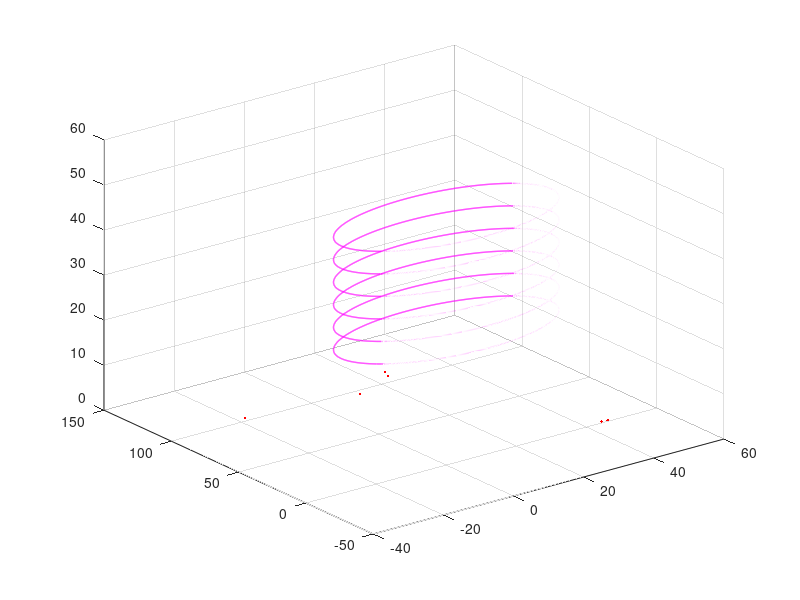

This chart was generated by the following MATLAB code: (Note: this script raises an error after producing the figure.)
clear all;
clc;
figure;
%%%%%%可设的基本参数%%%%%
global r;
NUAV=6;%%给出天上盘旋的无人机数量
Npoint=6;%%给出目标点数量
v=10;%给出飞行速度
r=30;%给出盘旋半径
g=9.8;
hmin=30;%给出飞机最小盘旋高度
h=5;%给出飞机高度间隔
H=[hmin:h:hmin+h*NUAV-h]';%生成每架飞机高度列表
%计算每架飞机对应的平抛距离
for i=1:NUAV
    paolenth(i)=v*sqrt(2*H(i)/g);
end
%%%%生成场地和目标点坐标,这是侦查组会给我的信息%%%%%%%
P=rand(Npoint,2);
P(:,1)=P(:,1)*100-50;
P(:,2)=P(:,2)*300-150;
P=[P zeros(Npoint,1)];
plot3(P(:,1),P(:,2),P(:,3),'r.');%画出目标点
hold on;
grid;
%%%把目标点按离圆心的距离排序,先排够打一轮的%%%
for i=1:NUAV
    for j=1:Npoint
        s=sqrt(P(j,1)^2+P(j,2)^2);%找出离圆心最近的点
        if j==1
            s0=s;
            n=1;
        end
        if s<s0
            s0=s;
            n=j;%目标点n为飞机i的攻击点，水平与i距离s0
        end
    end
        Prank(i,1)=P(n,1);
        Prank(i,2)=P(n,2);
        P(n,1)=10000;P(n,2)=10000;%把找过的好点弄出去
        Prank(i,3)=H(i);%不降高的投掷点
        pointlenth(i)=s0;%储存点到圆心的距离
end
%%%%%%%%%%%%%%%%生成飞机盘旋轨道%%%%%%%%
for i=1:NUAV
theta=0:pi/1800:2*pi;
Circlex=r*cos(theta);
Circley=r*sin(theta);
Circlez=H(i)*ones(1,3601);
plot3(Circlex,Circley,Circlez,'m','Linewidth',1);
hold on;
end
%%%%%%%%%%飞机逆时针飞行%%%%%%%%%
%%%@@@@@@@@@@@起飞模式切盘旋的航点是（r,0,H(i)），避免相撞从最上层开始盘
%%%%%%%%%画路径%%%%%
Ptou=zeros(NUAV,2);%生成投放点位置储存矩阵
Ptou=[Ptou H];
for i=1:NUAV
    R=sqrt(r^2+paolenth(i)^2);
     goal=[Prank(i,1) Prank(i,2)];
    if pointlenth(i)>=R%%%%%目标点在圆外且切线长足够平抛%%%%%%%
       tan=point_tangency(goal);
       point1=tan;
       point2=goal-(goal-tan)/norm(goal-tan)*paolenth(i);
       plot3(point1(1),point1(2),H(i),'gO');%画point1(绿o）,在这一点盘旋转平飞
        plot3(point2(1),point2(2),H(i),'g*');%画point2(绿*),在这一点释放沙包、平飞切降落
        plot3( [point1(1),goal(1)],[point1(2),goal(2)], [H(i),H(i)],'g-'); 
        hold on;
    end
    if pointlenth(i)<R&&pointlenth(i)>=r%%%%目标点在圆外然而切线长不够平抛%%%%
        tan=point_tangency(goal);
        tanlenth=norm(tan-goal);
%         Ptangency(i,1)=-tan(1);
%         Ptangency(i,2)=-tan(2);
        point1=-tan;
        aaa=(paolenth(i)-tanlenth)*(tan-goal)/tanlenth;
        point2=point1+aaa;
        point3=tan+aaa;
        plot3(point1(1),point1(2),H(i),'bo');%画point1（蓝+，切点的中心对称点），在这一点盘旋转平飞
        plot3(point2(1),point2(2),H(i),'b+');%画point2（蓝+）在这一点平飞转盘旋
        plot3(point3(1),point3(2),H(i),'b*');%画point3（蓝+）在这一点释放沙包、平飞切降落
        plot3( [point1(1),point2(1)],[point1(2),point2(2)], [H(i),H(i)],'b-');
        plot3( [point3(1),goal(1)],[point3(2),goal(2)], [H(i),H(i)],'b-');
        hold on;
    end
    if pointlenth(i)<r
        if pointlenth(i)==0
            goal=goal+0.0000001;
        end
        point1=-goal/pointlenth(i)*r;
        point1=[point1 0];
        w=[0 0 1];
        bbb=cross(w,point1);
        bbb=[bbb(1) bbb(2)];
        point1=[point1(1) point1(2)];
        point2=point1+bbb;
        point3=2*bbb;
        point5=goal/pointlenth(i)*(pointlenth(i)+paolenth(i));
        point4=point3+point5;
        plot3(point1(1),point1(2),H(i),'mo');%画point1（粉*），在这一点盘旋转平飞
        plot3(point2(1),point2(2),H(i),'m+');%画point2（粉*），在这一点平飞转盘旋
        plot3(point3(1),point3(2),H(i),'mo');%画point3（粉*），在这一点盘旋转平飞
        plot3(point4(1),point4(2),H(i),'m+');%画point4（粉*），在这一点平飞转盘旋
        plot3(point5(1),point5(2),H(i),'m*');%画point5（粉*），在这一点释放沙包、平飞切降落
        plot3( [point1(1),point2(1)],[point1(2),point2(2)], [H(i),H(i)],'r--');
        plot3( [point3(1),point4(1)],[point3(2),point4(2)], [H(i),H(i)],'r--');
        plot3( [point5(1),goal(1)],[point5(2),goal(2)], [H(i),H(i)],'r--');
        hold on;
    end
end
